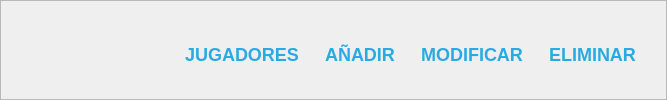
     <widget class="QFrame" name="nav">
      <property name="styleSheet">
       <string notr="true">#nav{
	background-color: #182640;
	border: 0
}</string>
      </property>
      <property name="frameShape">
       <enum>QFrame::StyledPanel</enum>
      </property>
      <property name="frameShadow">
       <enum>QFrame::Raised</enum>
      </property>
      <layout class="QHBoxLayout" name="horizontalLayout" stretch="1,10">
       <property name="leftMargin">
        <number>20</number>
       </property>
       <property name="topMargin">
        <number>10</number>
       </property>
       <property name="rightMargin">
        <number>20</number>
       </property>
       <property name="bottomMargin">
        <number>0</number>
       </property>
       <item>
        <widget class="QFrame" name="logo">
         <property name="maximumSize">
          <size>
           <width>16777215</width>
           <height>38</height>
          </size>
         </property>
         <property name="styleSheet">
          <string notr="true">#logo{
	border: 0
}
</string>
         </property>
         <property name="frameShape">
          <enum>QFrame::StyledPanel</enum>
         </property>
         <property name="frameShadow">
          <enum>QFrame::Raised</enum>
         </property>
         <layout class="QHBoxLayout" name="horizontalLayout_3">
          <property name="leftMargin">
           <number>0</number>
          </property>
          <property name="topMargin">
           <number>0</number>
          </property>
          <property name="rightMargin">
           <number>0</number>
          </property>
          <property name="bottomMargin">
           <number>0</number>
          </property>
          <item>
           <widget class="QLabel" name="label">
            <property name="minimumSize">
             <size>
              <width>148</width>
              <height>40</height>
             </size>
            </property>
            <property name="maximumSize">
             <size>
              <width>148</width>
              <height>40</height>
             </size>
            </property>
            <property name="text">
             <string/>
            </property>
            <property name="pixmap">
             <pixmap>logo_fip.svg</pixmap>
            </property>
            <property name="scaledContents">
             <bool>true</bool>
            </property>
            <property name="alignment">
             <set>Qt::AlignCenter</set>
            </property>
            <property name="margin">
             <number>3</number>
            </property>
           </widget>
          </item>
         </layout>
        </widget>
       </item>
       <item>
        <widget class="QFrame" name="botones">
         <property name="cursor">
          <cursorShape>PointingHandCursor</cursorShape>
         </property>
         <property name="styleSheet">
          <string notr="true">#botones{
	border: 0
}

QPushButton{
	color: #29AAE1;
	font-size: 18px;
	font-weight: bold;
	border: none;
	padding: 10px;
}

QPushButton:hover{
	color: rgb(255, 255, 0);
	cursor: pointer;
}

</string>
         </property>
         <property name="frameShape">
          <enum>QFrame::StyledPanel</enum>
         </property>
         <property name="frameShadow">
          <enum>QFrame::Raised</enum>
         </property>
         <layout class="QHBoxLayout" name="horizontalLayout_2">
          <property name="leftMargin">
           <number>0</number>
          </property>
          <property name="topMargin">
           <number>0</number>
          </property>
          <property name="rightMargin">
           <number>0</number>
          </property>
          <property name="bottomMargin">
           <number>0</number>
          </property>
          <item>
           <widget class="QPushButton" name="nav_boton_jugadores">
            <property name="text">
             <string>JUGADORES</string>
            </property>
           </widget>
          </item>
          <item>
           <widget class="QPushButton" name="nav_boton_anadir">
            <property name="text">
             <string>AÑADIR</string>
            </property>
           </widget>
          </item>
          <item>
           <widget class="QPushButton" name="nav_boton_modificar">
            <property name="text">
             <string>MODIFICAR</string>
            </property>
           </widget>
          </item>
          <item>
           <widget class="QPushButton" name="nav_boton_eliminar">
            <property name="text">
             <string>ELIMINAR</string>
            </property>
           </widget>
          </item>
         </layout>
        </widget>
       </item>
      </layout>
     </widget>
